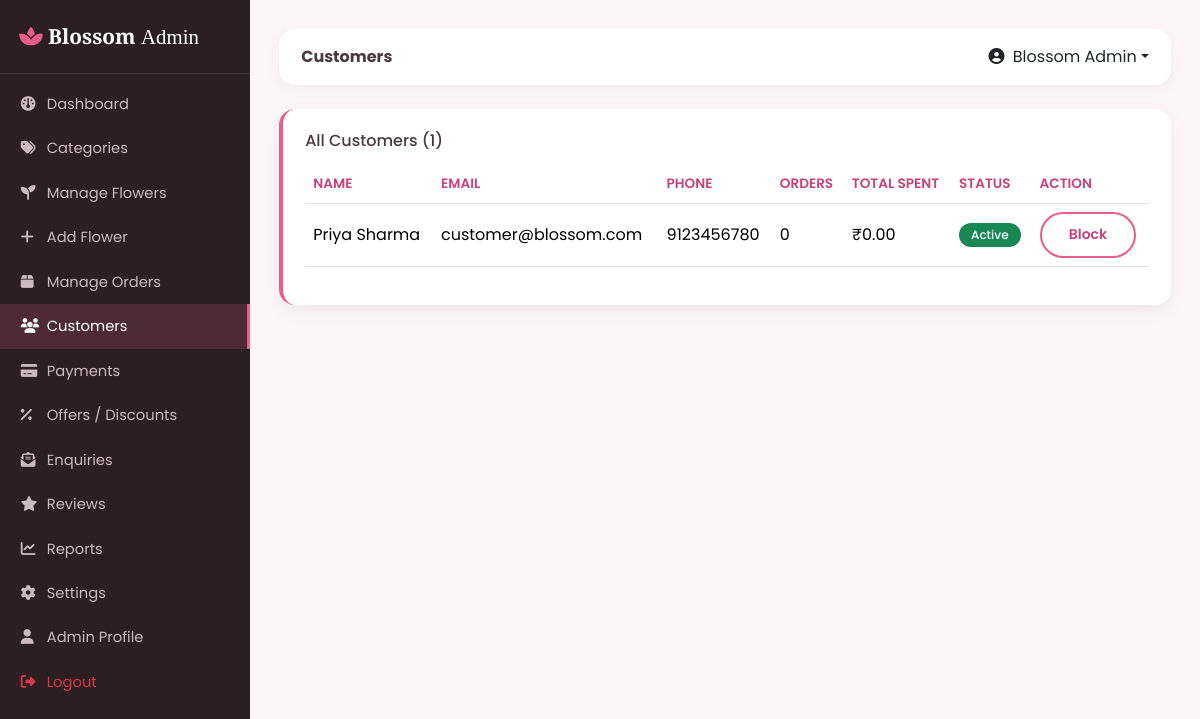
The page /admin/customers.php (signed in) on the database its author committed.
### tables this page shows
CREATE TABLE users (
    id INT AUTO_INCREMENT PRIMARY KEY,
    full_name VARCHAR(100) NOT NULL,
    email VARCHAR(150) NOT NULL UNIQUE,
    phone VARCHAR(20) DEFAULT NULL,
    password VARCHAR(255) NOT NULL,
    address TEXT DEFAULT NULL,
    city VARCHAR(100) DEFAULT NULL,
    status ENUM('active','blocked') DEFAULT 'active',
    created_at TIMESTAMP DEFAULT CURRENT_TIMESTAMP
);

### includes/functions.php (called while the page is built, shortened)
<?php
function e($str) {
    return htmlspecialchars($str ?? '', ENT_QUOTES, 'UTF-8');
}
function format_price($price) {
    return '₹' . number_format((float)$price, 2);
}

### admin/customers.php (the view, shortened to what this page needs)
<?php
require_once __DIR__ . '/../includes/auth.php';
$customers = $pdo->query("
    SELECT u.*, COUNT(o.id) AS order_count, COALESCE(SUM(o.total),0) AS total_spent
    FROM users u LEFT JOIN orders o ON o.user_id = u.id
    GROUP BY u.id ORDER BY u.created_at DESC
")->fetchAll();
include __DIR__ . '/../includes/header.php';
include __DIR__ . '/includes/sidebar.php';
?>
<div class="dash-card">
  <h6 class="mb-3">All Customers (<?php echo count($customers); ?>)</h6>
  <div class="table-responsive">
    <table class="table table-bfs align-middle">
      <thead><tr><th>Name</th><th>Email</th><th>Phone</th><th>Orders</th><th>Total Spent</th><th>Status</th><th>Action</th></tr></thead>
      <tbody>
      <?php foreach ($customers as $c): ?>
        <tr>
          <td><?php echo e($c['full_name']); ?></td>
          <td><?php echo e($c['email']); ?></td>
          <td><?php echo e($c['phone']); ?></td>
          <td><?php echo $c['order_count']; ?></td>
          <td><?php echo format_price($c['total_spent']); ?></td>
          <td><span class="badge status-badge bg-<?php echo $c['status']=='active'?'success':'danger'; ?>"><?php echo ucfirst($c['status']); ?></span></td>
          <td><a href="?toggle=<?php echo $c['id']; ?>" class="btn btn-sm btn-bloom-outline" onclick="return confirm('<?php echo $c['status']=='active'?'Block':'Unblock'; ?> this customer?');"><?php echo $c['status']=='active'?'Block':'Unblock'; ?></a></td>
        </tr>
      <?php endforeach; ?>
      </tbody>
    </table>
  </div>
</div>
<?php include __DIR__ . '/includes/footer.php'; ?>

### assets/css/style.css (style rules this page uses)
:root { --bfs-pink: #e85d8a; --bfs-pink-dark: #c9407a; --bfs-pink-light: #ffe4ee; --bfs-pink-pale: #fff5f8; --bfs-gold: #f4c95d; --bfs-green: #4caf7d; --bfs-text: #4a3a40; --bfs-muted: #8a7680; --bfs-radius: 16px; --bfs-radius-sm: 10px; --bfs-shadow: 0 10px 30px rgba(232, 93, 138, 0.12); }
* { box-sizing: border-box; }
body { font-family: 'Poppins', 'Segoe UI', sans-serif; color: var(--bfs-text); background-color: #fffafc; }
a { text-decoration: none; }
.btn-bloom-outline { background: transparent; border: 2px solid var(--bfs-pink); color: var(--bfs-pink-dark); padding: 0.65rem 1.7rem; border-radius: 50px; font-weight: 600; transition: all 0.25s ease; }
.dash-card { background: #fff; border-radius: var(--bfs-radius); padding: 1.4rem; box-shadow: 0 6px 18px rgba(0,0,0,0.06); border-left: 4px solid var(--bfs-pink); }
.table-bfs thead { background: var(--bfs-pink-pale); }
.table-bfs th { color: var(--bfs-pink-dark); font-weight: 600; font-size: 0.85rem; text-transform: uppercase; }
.status-badge { font-weight: 500; padding: 6px 12px; border-radius: 20px; }

### rows shown on the page
users: full_name "Priya Sharma", email "customer@blossom.com", phone "9123456780", order_count "0", total_spent "₹0.00", status "Active", shows "Block"

### other values the page prints
$page_title "Customers"
$_SESSION['admin_name'] "Blossom Admin"
count($customers) "1"
